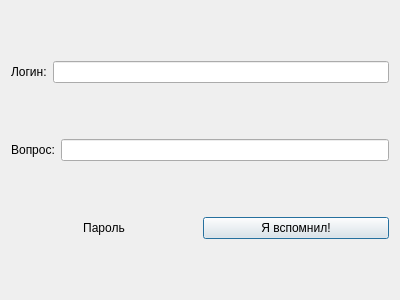
<?xml version="1.0" encoding="UTF-8"?>
<ui version="4.0">
 <class>Dialog</class>
 <widget class="QDialog" name="Dialog">
  <property name="geometry">
   <rect>
    <x>0</x>
    <y>0</y>
    <width>400</width>
    <height>300</height>
   </rect>
  </property>
  <property name="windowTitle">
   <string>Восстановление пароля</string>
  </property>
  <layout class="QVBoxLayout" name="verticalLayout">
   <item>
    <layout class="QHBoxLayout" name="horizontalLayout">
     <item>
      <widget class="QLabel" name="login">
       <property name="text">
        <string>Логин:</string>
       </property>
      </widget>
     </item>
     <item>
      <widget class="QLineEdit" name="linelogin"/>
     </item>
    </layout>
   </item>
   <item>
    <layout class="QHBoxLayout" name="horizontalLayout_2">
     <item>
      <widget class="QLabel" name="question">
       <property name="text">
        <string>Вопрос:</string>
       </property>
       <property name="alignment">
        <set>Qt::AlignCenter</set>
       </property>
      </widget>
     </item>
     <item>
      <widget class="QLineEdit" name="linequestion"/>
     </item>
    </layout>
   </item>
   <item>
    <layout class="QHBoxLayout" name="horizontalLayout_3">
     <item>
      <widget class="QLabel" name="pass">
       <property name="focusPolicy">
        <enum>Qt::NoFocus</enum>
       </property>
       <property name="text">
        <string>Пароль</string>
       </property>
       <property name="alignment">
        <set>Qt::AlignCenter</set>
       </property>
       <property name="textInteractionFlags">
        <set>Qt::LinksAccessibleByMouse|Qt::TextSelectableByMouse</set>
       </property>
      </widget>
     </item>
     <item>
      <widget class="QPushButton" name="finish">
       <property name="text">
        <string>Я вспомнил!</string>
       </property>
      </widget>
     </item>
    </layout>
   </item>
  </layout>
 </widget>
 <resources/>
 <connections/>
</ui>
